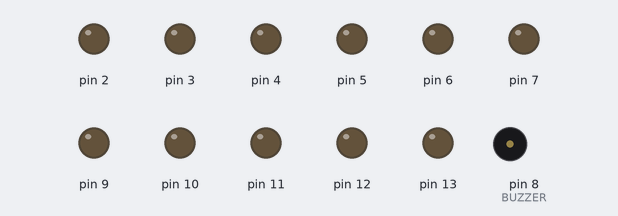
A sketch run on a simulated Arduino Uno, built with avr-gcc and run on an emulated ATmega328P. Shown: output pins drawn as LEDs (lit = HIGH), buzzer (waves = sounding).

Above: at 0.1 s.
At 0.8 s:
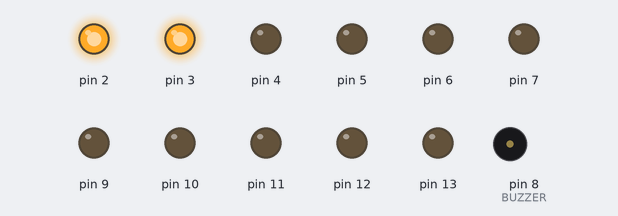
At 1.4 s:
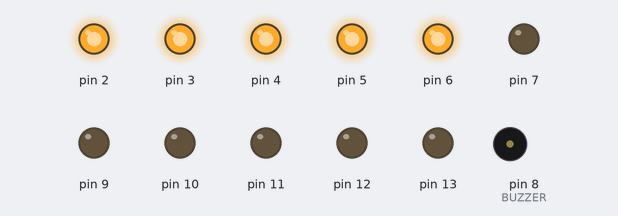
At 7.8 s:
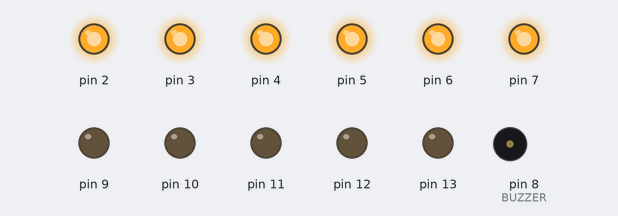
At 23.0 s:
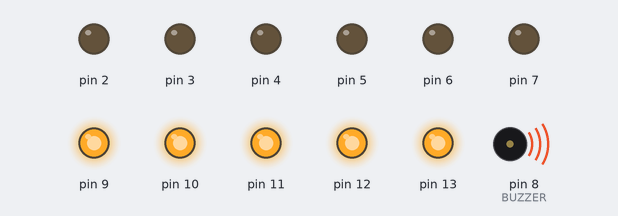
At 38.47 s:
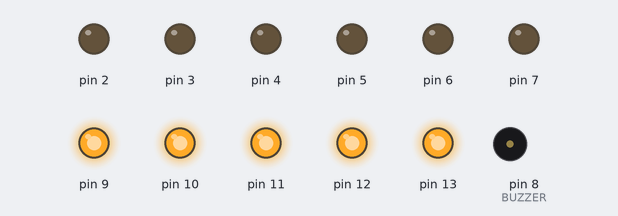
Timing chart, 0 to 40.0 s (numbered marks = the images above):
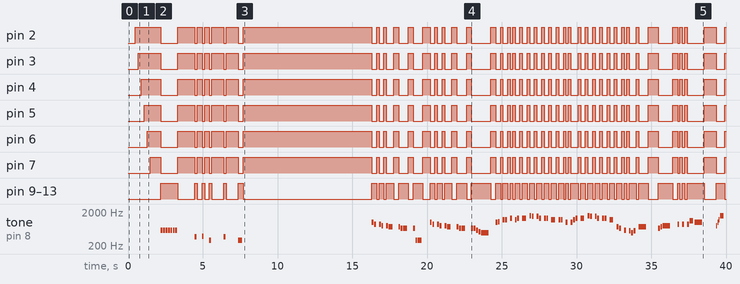

The sketch:

UnPocoLocoVocalHigh.ino
```cpp
/*
 * This code will play a melody for Vietnam song titled Trong Com https://www.youtube.com/watch?v=HsgxsqjFt1c
 * using Maker Uno.
 *
 * Maker Uno: https://www.cytron.io/p-maker-uno
 *
 * Created by:
 * 5 Mar 2018   Idris   Cytron Technologies
 */

#include "pitches.h"

#define BUZZER  8

#define TEMPO 1000

int pin = 0;

// notes in the melody:
int melody[] = {
  NOTE_D5, NOTE_D5, NOTE_D5, NOTE_D5, NOTE_D5, NOTE_D5, NOTE_D5, 0,

  0, 0, 0, 0, 0, 0, NOTE_FS4,
  0, 0, NOTE_G4, 0, 0, NOTE_D4, 0,
  0, 0, 0, 0, NOTE_FS4, 0,
  0, 0, 0, 0, NOTE_D4, 0, 0, 0, 0,

  0, 0, 0, 0, 0, 0, 0, 0, 0, 0, 0,
  0, 0, 0, 0, 0, 0, 0, 0,

  0, 0, 0, 0, 0, 0, 0, 0, 0, 0,
  0, 0, 0, 0, 0, 0, 0, 0,

  0, NOTE_B5, NOTE_A5, 0, NOTE_A5, NOTE_G5, 0, NOTE_G5, NOTE_FS5, 0,
  NOTE_FS5, NOTE_E5, NOTE_E5, 0, NOTE_E5, NOTE_D4, NOTE_D4, 0,

  0, NOTE_B5, NOTE_A5, 0, NOTE_A5, NOTE_G5, 0, NOTE_G5, NOTE_FS5, 0,
  NOTE_FS5, NOTE_E5, NOTE_E5, 0, NOTE_E5, NOTE_E5, NOTE_D5, NOTE_C5, NOTE_B4, 0,

  NOTE_B5, NOTE_C6, 0, NOTE_D6, NOTE_D6, 0, NOTE_E6, 0, NOTE_D6, NOTE_E6, 0, NOTE_E6, 0,
  NOTE_G6, NOTE_FS6, 0, NOTE_FS6, NOTE_E6, 0, NOTE_E6, NOTE_E6, 0, NOTE_D6, 0,

  NOTE_D6, NOTE_D6, 0, NOTE_B5, 0, NOTE_B5, NOTE_D6, NOTE_E6, 0, NOTE_E6, 0,
  NOTE_G6, NOTE_FS6, 0, NOTE_FS6, NOTE_E6, 0, NOTE_E6, NOTE_E6, 0, NOTE_D6, 0,

  NOTE_FS5, NOTE_E5, 0, NOTE_D5, 0, NOTE_CS5, NOTE_B4, NOTE_CS5, 0, NOTE_FS5, 0,
  NOTE_E5, NOTE_FS5, NOTE_G5, 0, NOTE_A5, 0, NOTE_A5, 0, NOTE_A5, NOTE_CS6, NOTE_B5, 0, 0,

  NOTE_G5, NOTE_B5, NOTE_D6, NOTE_G6, 0,
};

// note durations: 4 = quarter note, 8 = eighth note, etc.:
int noteDurations[] = {
  8, 8, 8, 8, 8, 8, 8, 8, // 8

  8, 8, 8, 8, 8, 8, 8,
  8, 8, 8, 8, 8, 8, 8,
  8, 8, 8, 8, 8, 8,
  8, 8, 8, 8, 4, 16, 16, 8, 4, // 29

  8, 8, 8, 8, 16, 8, 16, 8, 8, 4, 4,
  8, 8, 4, 4, 8, 8, 4, 4, // 19

  8, 8, 8, 8, 8, 8, 8, 8, 4, 4,
  8, 8, 4, 4, 8, 8, 4, 4, // 17

  8, 8, 8, 8, 8, 8, 8, 8, 4, 4,
  8, 8, 4, 4, 8, 8, 4, 4, // 17

  8, 8, 8, 8, 8, 8, 8, 8, 4, 4,
  8, 8, 4, 4, 8, 8, 8, 8, 2, 4, // 20

  8, 8, 8, 8, 8, 8, 8, 8, 8, 8, 8, 4, 8,
  8, 8, 8, 8, 8, 8, 8, 8, 8, 4, 8, // 24

  8, 8, 8, 8, 8, 8, 8, 8, 8, 4, 8,
  8, 8, 8, 8, 8, 8, 8, 8, 8, 4, 8, // 22

  8, 8, 8, 8, 8, 8, 8, 8, 8, 2, 2,
  8, 8, 2, 4, 8, 8, 8, 8, 8, 4, 2, 2, 8, // 24

  16, 16, 16, 4, 4, // 4
};

void setup()
{
  for (pin = 2; pin < 14; pin++) {
    pinMode(pin, OUTPUT);
  }

  delay(500);

  for (pin = 2; pin < 8; pin++) {
    digitalWrite(pin, HIGH);
    delay(200);
  }

  delay(500);

  // iterate over the notes of the melody:
  for (int thisNote = 0; thisNote < 187; thisNote++) {

    // to calculate the note duration, take one second divided by the note type.
    //e.g. quarter note = 1000 / 4, eighth note = 1000/8, etc.
    int noteDuration = TEMPO / noteDurations[thisNote];
    tone(BUZZER, melody[thisNote], noteDuration);

    if (melody[thisNote] == 0) {
      LEDs(LOW);
    }
    else {
      LEDs(HIGH);
    }

    // to distinguish the notes, set a minimum time between them.
    // the note's duration + 30% seems to work well:
    int pauseBetweenNotes = noteDuration * 1.30;
    delay(pauseBetweenNotes);
    // stop the tone playing:
    noTone(BUZZER);
  }

  delay(500);

  for (pin = 7; pin > 1; pin--) {
    digitalWrite(pin, LOW);
    delay(200);
  }
}

void loop()
{

}

void LEDs(boolean ledArray)
{
  if (ledArray == HIGH) {
    for (pin = 2; pin < 8; pin++) {
      digitalWrite(pin, LOW);
    }
    for (pin = 9; pin < 14; pin++) {
      digitalWrite(pin, HIGH);
    }
  }
  else {
    for (pin = 2; pin < 8; pin++) {
      digitalWrite(pin, HIGH);
    }
    for (pin = 9; pin < 14; pin++) {
      digitalWrite(pin, LOW);
    }
  }
}
```

pitches.h
```cpp
/*************************************************
 * Public Constants
 *************************************************/

#define NOTE_B0  31
#define NOTE_C1  33
#define NOTE_CS1 35
#define NOTE_D1  37
#define NOTE_DS1 39
#define NOTE_E1  41
#define NOTE_F1  44
#define NOTE_FS1 46
#define NOTE_G1  49
#define NOTE_GS1 52
#define NOTE_A1  55
#define NOTE_AS1 58
#define NOTE_B1  62
#define NOTE_C2  65
#define NOTE_CS2 69
#define NOTE_D2  73
#define NOTE_DS2 78
#define NOTE_E2  82
#define NOTE_F2  87
#define NOTE_FS2 93
#define NOTE_G2  98
#define NOTE_GS2 104
#define NOTE_A2  110
#define NOTE_AS2 117
#define NOTE_B2  123
#define NOTE_C3  131
#define NOTE_CS3 139
#define NOTE_D3  147
#define NOTE_DS3 156
#define NOTE_E3  165
#define NOTE_F3  175
#define NOTE_FS3 185
#define NOTE_G3  196
#define NOTE_GS3 208
#define NOTE_A3  220
#define NOTE_AS3 233
#define NOTE_B3  247
#define NOTE_C4  262
#define NOTE_CS4 277
#define NOTE_D4  294
#define NOTE_DS4 311
#define NOTE_E4  330
#define NOTE_F4  349
#define NOTE_FS4 370
#define NOTE_G4  392
#define NOTE_GS4 415
#define NOTE_A4  440
#define NOTE_AS4 466
#define NOTE_B4  494
#define NOTE_C5  523
#define NOTE_CS5 554
#define NOTE_D5  587
#define NOTE_DS5 622
#define NOTE_E5  659
#define NOTE_F5  698
#define NOTE_FS5 740
#define NOTE_G5  784
#define NOTE_GS5 831
#define NOTE_A5  880
#define NOTE_AS5 932
#define NOTE_B5  988
#define NOTE_C6  1047
#define NOTE_CS6 1109
#define NOTE_D6  1175
#define NOTE_DS6 1245
#define NOTE_E6  1319
#define NOTE_F6  1397
#define NOTE_FS6 1480
#define NOTE_G6  1568
#define NOTE_GS6 1661
#define NOTE_A6  1760
#define NOTE_AS6 1865
#define NOTE_B6  1976
#define NOTE_C7  2093
#define NOTE_CS7 2217
#define NOTE_D7  2349
#define NOTE_DS7 2489
#define NOTE_E7  2637
#define NOTE_F7  2794
#define NOTE_FS7 2960
#define NOTE_G7  3136
#define NOTE_GS7 3322
#define NOTE_A7  3520
#define NOTE_AS7 3729
#define NOTE_B7  3951
#define NOTE_C8  4186
#define NOTE_CS8 4435
#define NOTE_D8  4699
#define NOTE_DS8 4978
```

Measured:
- by itself, pin 2: LOW → HIGH at 0.50 s, → LOW 1.7 s later, → HIGH 1.1 s later, → LOW 1.1 s later, … (85 changes in this stretch)
- by itself, pin 3: LOW → HIGH at 0.70 s, → LOW 1.5 s later, → HIGH 1.1 s later, → LOW 1.1 s later, … (85 changes in this stretch)
- by itself, pin 4: LOW → HIGH at 0.90 s, → LOW 1.3 s later, → HIGH 1.1 s later, → LOW 1.1 s later, … (85 changes in this stretch)
- by itself, pin 5: LOW → HIGH at 1.1 s, → LOW 1.1 s later, → HIGH 1.1 s later, → LOW 1.1 s later, … (85 changes in this stretch)
- by itself, pin 6: LOW → HIGH at 1.3 s, → LOW 0.90 s later, → HIGH 1.1 s later, → LOW 1.1 s later, … (85 changes in this stretch)
- by itself, pin 7: LOW → HIGH at 1.5 s, → LOW 0.70 s later, → HIGH 1.1 s later, → LOW 1.1 s later, … (85 changes in this stretch)
- by itself, pin 9–13: LOW → HIGH at 2.2 s, → LOW 1.1 s later, → HIGH 1.1 s later, → LOW 0.16 s later, … (84 changes in this stretch)
- by itself, tone on pin 8 (BUZZER): plays 587 Hz for 0.13 s, 587 Hz for 0.13 s, 587 Hz for 0.13 s, 587 Hz for 0.13 s, 587 Hz for 0.13 s, 587 Hz for 0.13 s … (86 notes in this stretch)
